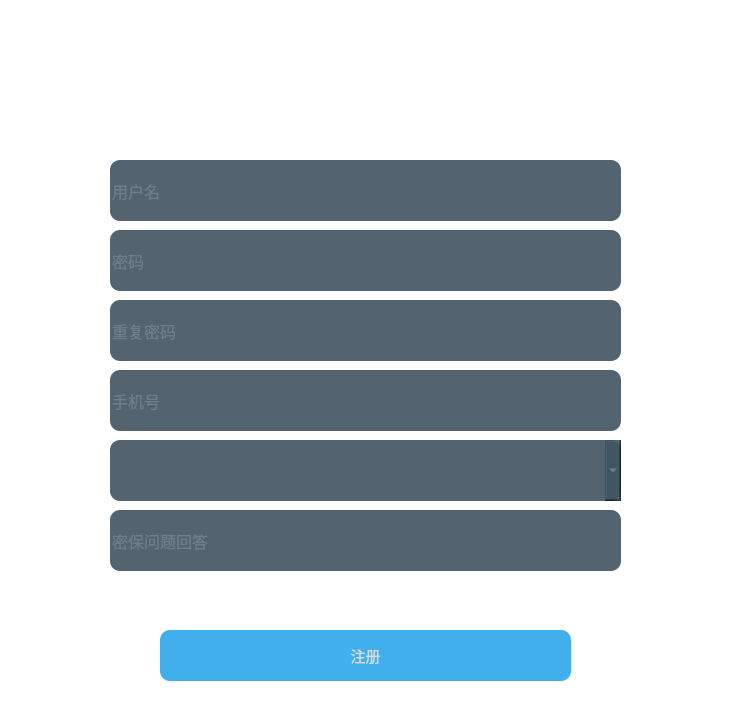
<?xml version="1.0" encoding="UTF-8"?>
<ui version="4.0">
 <class>Regist</class>
 <widget class="QWidget" name="Regist">
  <property name="geometry">
   <rect>
    <x>0</x>
    <y>0</y>
    <width>731</width>
    <height>723</height>
   </rect>
  </property>
  <property name="windowTitle">
   <string>Form</string>
  </property>
  <property name="styleSheet">
   <string notr="true">*{
background:rgb(255, 255, 255);
font-size:15px;
font-style:MingLiU-ExtB;
}
QFrame{
border:sold 10px rgba(0,0,0);
background-image: url(:/assets/loginbackground.png);
}
QLineEdit{
color:#8d98a1;
background-color:rgba(64, 83, 97, 230);
font-size:16px;
border-style:outset;
border-radius:10px;
font-style:MingLiU-ExtB;
}
QLineEdit:hover{
color:#8d98a1;
background-color:rgba(64, 83, 97, 80);
font-size:16px;
border-style:outset;
border-radius:10px;
font-style:MingLiU-ExtB;
}
QLineEdit:focus{
color:#8d98a1;
background-color:rgba(64, 83, 97, 180);
font-size:16px;
border-style:outset;
border-radius:10px;
font-style:MingLiU-ExtB;
}

QComboBox{
color:#8d98a1;
background-color:rgba(64, 83, 97, 230);
font-size:16px;
border-style:outset;
border-radius:10px;
font-style:MingLiU-ExtB;
}
QComboBox:hover{
color:#8d98a1;
background-color:rgba(64, 83, 97, 80);
font-size:16px;
border-style:outset;
border-radius:10px;
font-style:MingLiU-ExtB;
}
QComboBox:focus{
color:#8d98a1;
background-color:rgba(64, 83, 97, 180);
font-size:16px;
border-style:outset;
border-radius:10px;
font-style:MingLiU-ExtB;
}

QPushButton{
background:rgb(65, 175, 235);
color:rgb(220, 220, 220);
border-style:outset;
border-radius:10px;
font-style:MingLiU-ExtB;
}
QPushButton:hover{
background-color:rgba(80, 190, 250,130);
border-style:inset;
font-style:MingLiU-ExtB;
}
QPushButton:pressed{
background-color:rgba(80, 190, 250,255);
border-style:inset;
font-style:MingLiU-ExtB;
}



QPushButton#hideButton{
background: rgba(255, 255, 255, 0);
color: rgb(255, 255, 255);
font-style:MingLiU-ExtB;
}
QPushButton#hideButton:hover{
background: rgba(212, 212, 212, 100);
color: rgb(255, 255, 255);
font-style:MingLiU-ExtB;
}
QPushButton#hideButton:pressed{
background: rgba(212, 212, 212, 255);
color: rgb(255, 255, 255);
font-style:MingLiU-ExtB;
}
QPushButton#closeButton{
background: rgba(255, 255, 255, 0);
color: rgb(255, 255, 255);
font-style:MingLiU-ExtB;
}
QPushButton#closeButton:hover{
background: rgba(255, 0, 0, 100);
color: rgb(255, 255, 255);
font-style:MingLiU-ExtB;
}
QPushButton#closeButton:pressed{
background: rgba(255, 0, 0, 255);
color: rgb(255, 255, 255);
font-style:MingLiU-ExtB;
}
QCheckBox{
background:rgba(85,170,255,0);
color:white;
font-style:MingLiU-ExtB;
}
QLabel{
background:rgba(85,170,255,0);
color:white;
font-style:MingLiU-ExtB;
font-size:14px;
}
</string>
  </property>
  <widget class="QFrame" name="frame">
   <property name="geometry">
    <rect>
     <x>0</x>
     <y>0</y>
     <width>731</width>
     <height>731</height>
    </rect>
   </property>
   <property name="frameShape">
    <enum>QFrame::StyledPanel</enum>
   </property>
   <property name="frameShadow">
    <enum>QFrame::Raised</enum>
   </property>
   <widget class="QLabel" name="label">
    <property name="geometry">
     <rect>
      <x>20</x>
      <y>10</y>
      <width>181</width>
      <height>31</height>
     </rect>
    </property>
    <property name="text">
     <string extracomment="无功能label，可以换成其他字或者图片">WeNoChat</string>
    </property>
   </widget>
   <widget class="QLineEdit" name="userEdit">
    <property name="geometry">
     <rect>
      <x>110</x>
      <y>160</y>
      <width>511</width>
      <height>61</height>
     </rect>
    </property>
    <property name="text">
     <string/>
    </property>
    <property name="placeholderText">
     <string>用户名</string>
    </property>
   </widget>
   <widget class="QLineEdit" name="passwordEdit">
    <property name="geometry">
     <rect>
      <x>110</x>
      <y>230</y>
      <width>511</width>
      <height>61</height>
     </rect>
    </property>
    <property name="echoMode">
     <enum>QLineEdit::Password</enum>
    </property>
    <property name="placeholderText">
     <string>密码</string>
    </property>
   </widget>
   <widget class="QPushButton" name="loginButton">
    <property name="geometry">
     <rect>
      <x>160</x>
      <y>630</y>
      <width>411</width>
      <height>51</height>
     </rect>
    </property>
    <property name="text">
     <string>注册</string>
    </property>
   </widget>
   <widget class="QPushButton" name="closeButton">
    <property name="geometry">
     <rect>
      <x>700</x>
      <y>0</y>
      <width>31</width>
      <height>28</height>
     </rect>
    </property>
    <property name="text">
     <string>×</string>
    </property>
   </widget>
   <widget class="QPushButton" name="hideButton">
    <property name="geometry">
     <rect>
      <x>670</x>
      <y>0</y>
      <width>31</width>
      <height>28</height>
     </rect>
    </property>
    <property name="text">
     <string>—</string>
    </property>
   </widget>
   <widget class="QLabel" name="label_2">
    <property name="geometry">
     <rect>
      <x>230</x>
      <y>70</y>
      <width>231</width>
      <height>71</height>
     </rect>
    </property>
    <property name="styleSheet">
     <string notr="true">font: 28pt &quot;等线&quot;;</string>
    </property>
    <property name="text">
     <string>注册新用户</string>
    </property>
   </widget>
   <widget class="QLineEdit" name="passwordEdit_2">
    <property name="geometry">
     <rect>
      <x>110</x>
      <y>300</y>
      <width>511</width>
      <height>61</height>
     </rect>
    </property>
    <property name="echoMode">
     <enum>QLineEdit::Password</enum>
    </property>
    <property name="placeholderText">
     <string>重复密码</string>
    </property>
   </widget>
   <widget class="QLineEdit" name="phoneNumberEdit">
    <property name="geometry">
     <rect>
      <x>110</x>
      <y>370</y>
      <width>511</width>
      <height>61</height>
     </rect>
    </property>
    <property name="text">
     <string/>
    </property>
    <property name="placeholderText">
     <string>手机号</string>
    </property>
   </widget>
   <widget class="QLineEdit" name="answerEdit">
    <property name="geometry">
     <rect>
      <x>110</x>
      <y>510</y>
      <width>511</width>
      <height>61</height>
     </rect>
    </property>
    <property name="text">
     <string/>
    </property>
    <property name="placeholderText">
     <string>密保问题回答</string>
    </property>
   </widget>
   <widget class="QComboBox" name="comboBox">
    <property name="geometry">
     <rect>
      <x>110</x>
      <y>440</y>
      <width>511</width>
      <height>61</height>
     </rect>
    </property>
    <property name="currentText">
     <string/>
    </property>
   </widget>
  </widget>
 </widget>
 <tabstops>
  <tabstop>userEdit</tabstop>
  <tabstop>passwordEdit</tabstop>
  <tabstop>passwordEdit_2</tabstop>
  <tabstop>phoneNumberEdit</tabstop>
  <tabstop>answerEdit</tabstop>
  <tabstop>loginButton</tabstop>
  <tabstop>hideButton</tabstop>
  <tabstop>closeButton</tabstop>
 </tabstops>
 <resources/>
 <connections/>
</ui>
